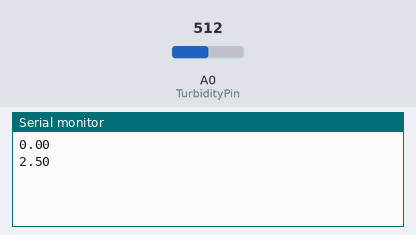
Recording of a sketch running on a simulated ESP8266 (NodeMCU). On the bench: the last lines printed to the serial monitor. The test bench sets the inputs (shaded band); at power-on: A0 (TurbidityPin) = 512. WiFi joins after 1.5 s; servers stay silent unless stated.

Above: at 3.0 s.
3.1 s: A0 (TurbidityPin) set to 716
At 4.4 s:
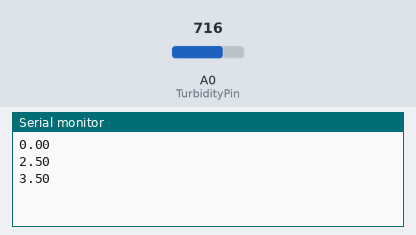
4.6 s: A0 (TurbidityPin) set to 900
At 5.6 s:
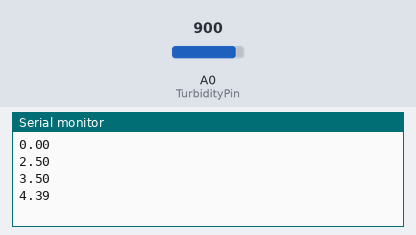
Timing chart, 0 to 7.6 s (numbered marks = the images above; inputs shaded):
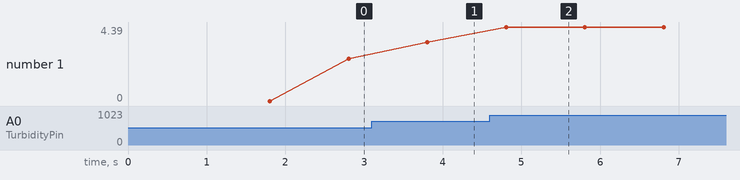

The sketch:

turbidity.ino
```cpp
#define BLYNK_PRINT Serial
#include <SPI.h>
#include <ESP8266WiFi.h>
#include <BlynkSimpleEsp8266.h>

//give authentication code here
char auth[]="ba4dce62000e4554a9f95d69abb65bb8";

//give the wifi ssid and password
char ssid[]="TOTOLINK_N200RE";
char pass[]="Roya10661220172";

BlynkTimer timer;

#define TurbidityPin A0

//int sensorData;
float TurbidityValue;

void sendAnalog()
{
  //sensorData = analogRead(A0); //reading the sensor on A0
  TurbidityValue=(analogRead(A0)*5.0)/1024.0;//convert the analog readings
  Blynk.virtualWrite(V8  , TurbidityValue); //sending to Blynk
}

void setup() {
  Serial.begin(9600);

  Blynk.begin(auth, ssid, pass);
  //sensors.begin();
  timer.setInterval(1000L, sendAnalog);

}


void loop() {
  Blynk.run();
  timer.run();
  Serial.println(TurbidityValue);
  delay(1000);

}
```

Measured:
- after the input at 3.1 s, the serial monitor: prints a new line after 0.71 s (image 1)
- after the input at 4.6 s, the serial monitor: prints a new line after 0.21 s (image 2)
- plotted number 1: 2.5 → 3.5 after the input at 3.1 s, 3.5 → 4.39 after the input at 4.6 s
